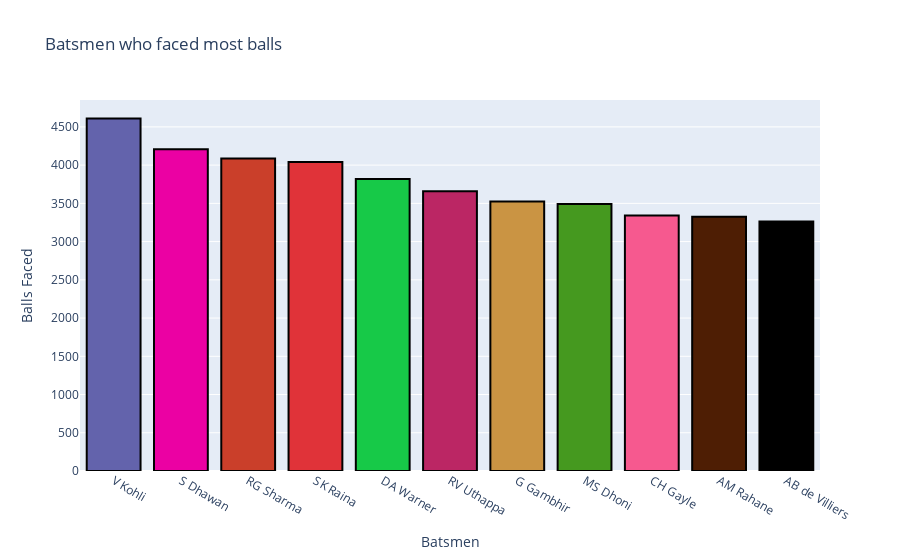

Notebook code cell kept with this figure:
### Markdown cell above
### Batsman who faced most balls<a id="1a"></a>

### Code cell
fig = go.Figure([go.Bar(x=df['batsman'].value_counts().index.tolist()[:11], y= df['batsman'].value_counts().tolist()[:11],marker=dict(color=random_colors(10), line=dict(color='#000000', width=2)))])
layout = go.Layout(title = 'Batsmen who faced most balls',xaxis=dict(title='Batsmen',tickmode='linear'),yaxis=dict(title='Balls Faced'))
fig.update_layout(layout)
iplot(fig)

### Figure 1 — Plotly figure (JSON) as saved in the notebook; plotly's stock layout.template omitted (floating-point values rounded to 4 significant figures)
{"data": [{"marker": {"color": ["#6363AC", "#EB01A3", "#CA3F2A", "#E03339", "#17C948", "#BB2664", "#CA9443", "#45991F", "#F6598F", "#4E1E04"], "line": {"color": "#000000", "width": 2}}, "type": "bar", "x": ["V Kohli", "S Dhawan", "RG Sharma", "SK Raina", "DA Warner", "RV Uthappa", "G Gambhir", "MS Dhoni", "CH Gayle", "AM Rahane", "AB de Villiers"], "y": [4609, 4208, 4088, 4041, 3819, 3658, 3524, 3493, 3342, 3325, 3264]}], "layout": {"title": {"text": "Batsmen who faced most balls"}, "xaxis": {"tickmode": "linear", "title": {"text": "Batsmen"}}, "yaxis": {"title": {"text": "Balls Faced"}}}}
